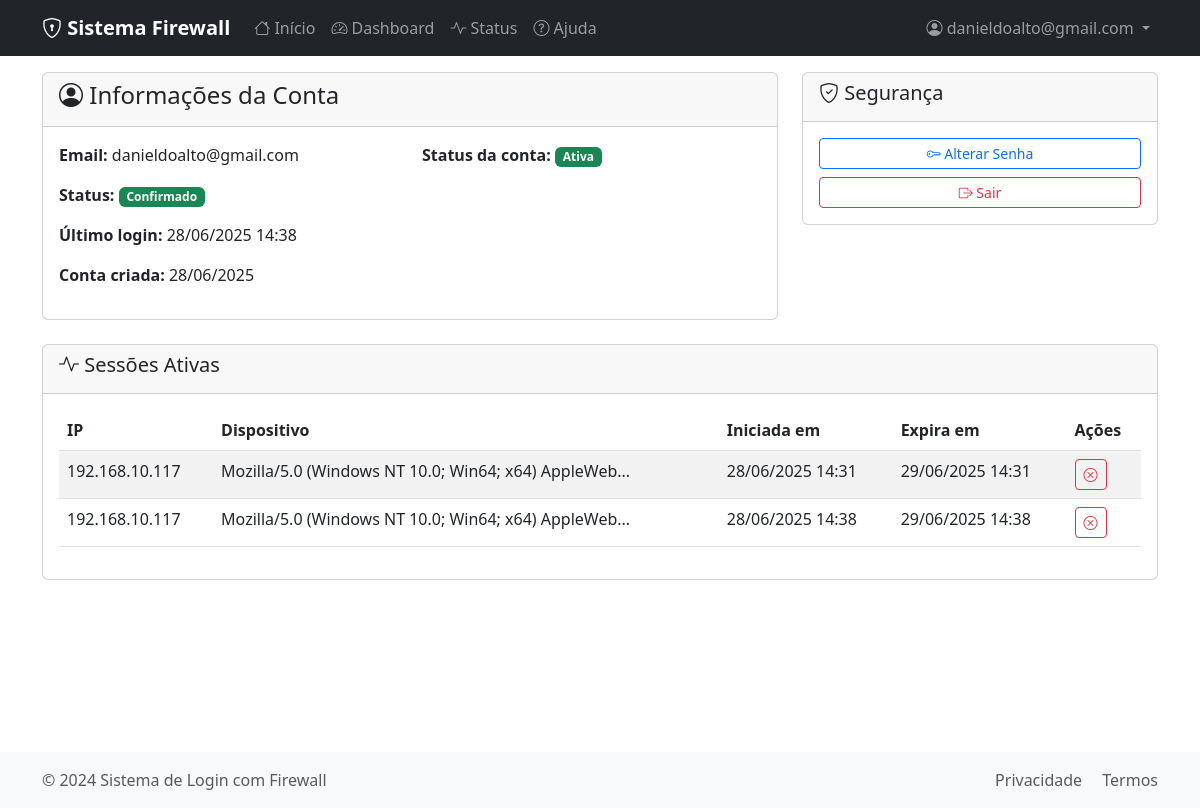
Screenshot of /auth/account (signed in) with the database file from the repository.
### app/models.py (models this page shows, shortened)
class User(db.Model):
    __tablename__ = 'users'
    id = db.Column(db.Integer, primary_key=True)
    email = db.Column(db.String(120), unique=True, nullable=False, index=True)
    password_hash = db.Column(db.String(255), nullable=False)
    full_name = db.Column(db.String(100), nullable=True)
    role = db.Column(db.String(20), default='user', nullable=False)  # 'admin' ou 'user'
    confirmed = db.Column(db.Boolean, default=False, nullable=False)
    confirmation_token = db.Column(db.String(255), unique=True)
    confirmation_sent_at = db.Column(db.DateTime)
    created_at = db.Column(db.DateTime, default=datetime.utcnow)
    last_login = db.Column(db.DateTime)
    is_active = db.Column(db.Boolean, default=True, nullable=False)
    failed_login_attempts = db.Column(db.Integer, default=0)
    locked_until = db.Column(db.DateTime)
    status = db.Column(db.String(20), default='pending', nullable=False)  # pending, approved, rejected, inactive, blocked
    sessions = db.relationship('UserSession', backref='user', lazy='dynamic', cascade='all, delete-orphan')
    def is_locked(self):
        if not self.locked_until:
            return False
        return datetime.utcnow() < self.locked_until

class UserSession(db.Model):
    __tablename__ = 'user_sessions'
    id = db.Column(db.Integer, primary_key=True)
    user_id = db.Column(db.Integer, db.ForeignKey('users.id'), nullable=False)
    ip_address = db.Column(db.String(45), nullable=False, index=True)  # IPv4 e IPv6
    user_agent = db.Column(db.Text)
    session_token = db.Column(db.String(255), unique=True, nullable=False)
    created_at = db.Column(db.DateTime, default=datetime.utcnow)
    expires_at = db.Column(db.DateTime, nullable=False)
    is_active = db.Column(db.Boolean, default=True, nullable=False)
    ended_at = db.Column(db.DateTime)

### app/routes/auth.py (the view)
@bp.route('/account')
def account():
    if 'user_id' not in session:
        flash('Você precisa fazer login para acessar esta página.', 'warning')
        return redirect(url_for('auth.login'))
    user = User.query.get(session['user_id'])
    if not user:
        session.clear()
        flash('Sessão inválida. Faça login novamente.', 'error')
        return redirect(url_for('auth.login'))
    user_sessions = UserSession.query.filter_by(
        user_id=user.id
    ).order_by(UserSession.created_at.desc()).limit(20).all()
    return render_template('auth/account.html', user=user, user_sessions=user_sessions)

### app/models.py (called while the page is built)
    @classmethod
    def log(cls, level, message, module, user_id=None, ip_address=None):
        log_entry = cls(
            level=level,
            message=message,
            module=module,
            user_id=user_id,
            ip_address=ip_address
        )
        db.session.add(log_entry)
        db.session.commit()
        return log_entry

### app/routes/main.py (called while the page is built, shortened)
@bp.before_app_request
def before_request():
    if request.endpoint and not request.endpoint.startswith('static'):
        SystemLog.log(
            level='DEBUG',
            message=f'Requisição: {request.method} {request.path}',
            module='request',
            user_id=session.get('user_id'),
            ip_address=request.remote_addr
        )

### templates/auth/account.html (shortened to what this page needs)
{% extends "base.html" %}
{% block content %}
<div class="row">
    <div class="col-md-8">
        <div class="card">
            <div class="card-header">
                <h4><i class="bi bi-person-circle"></i> Informações da Conta</h4>
            </div>
            <div class="card-body">
                <div class="row">
                    <div class="col-md-6">
                        <p><strong>Email:</strong> {{ user.email }}</p>
                        <p><strong>Status:</strong>
                            {% if user.confirmed %}
                                <span class="badge bg-success">Confirmado</span>
                            {% else %}
                                <span class="badge bg-warning">Pendente</span>
                            {% endif %}
                        </p>
                        <p><strong>Último login:</strong>
                            {% if user.last_login %}
                                {{ user.last_login.strftime('%d/%m/%Y %H:%M') }}
                            {% else %}
                                Nunca
                            {% endif %}
                        </p>
                        <p><strong>Conta criada:</strong> {{ user.created_at.strftime('%d/%m/%Y') }}</p>
                    </div>
                    <div class="col-md-6">
                        <p><strong>Status da conta:</strong>
                            {% if user.is_active %}
                                <span class="badge bg-success">Ativa</span>
                            {% else %}
                                <span class="badge bg-danger">Inativa</span>
                            {% endif %}
                        </p>
                    </div>
                </div>
            </div>
        </div>
    </div>
    <div class="col-md-4">
        <div class="card">
            <div class="card-header">
                <h5><i class="bi bi-shield-check"></i> Segurança</h5>
            </div>
            <div class="card-body">
                <a href="#" class="btn btn-outline-primary btn-sm w-100 mb-2">
                    <i class="bi bi-key"></i> Alterar Senha
                </a>
                <a href="{{ url_for('auth.logout') }}" class="btn btn-outline-danger btn-sm w-100">
                    <i class="bi bi-box-arrow-right"></i> Sair
                </a>
            </div>
        </div>
    </div>
</div>
<div class="row mt-4">
    <div class="col-12">
        <div class="card">
            <div class="card-header">
                <h5><i class="bi bi-activity"></i> Sessões Ativas</h5>
            </div>
            <div class="card-body">
                {% if user.sessions.filter_by(is_active=True).count() > 0 %}
                    <div class="table-responsive">
                        <table class="table table-striped">
                            <thead>
                                <tr>
                                    <th>IP</th>
                                    <th>Dispositivo</th>
                                    <th>Iniciada em</th>
                                    <th>Expira em</th>
                                    <th>Ações</th>
                                </tr>
                            </thead>
                            <tbody>
                                {% for session in user.sessions.filter_by(is_active=True).all() %}
                                <tr>
                                    <td>{{ session.ip_address }}</td>
                                    <td>{{ session.user_agent[:50] }}...</td>
                                    <td>{{ session.created_at.strftime('%d/%m/%Y %H:%M') }}</td>
                                    <td>{{ session.expires_at.strftime('%d/%m/%Y %H:%M') }}</td>
                                    <td>
                                        <a href="{{ url_for('auth.end_session', session_id=session.id) }}"
                                           class="btn btn-sm btn-outline-danger"
                                           onclick="return confirm('Encerrar esta sessão?')">
                                            <i class="bi bi-x-circle"></i>
                                        </a>
                                    </td>
                                </tr>
                                {% endfor %}
                            </tbody>
                        </table>
                    </div>
                {% else %}
                    <p class="text-muted text-center">Nenhuma sessão ativa.</p>
                {% endif %}
            </div>
        </div>
    </div>
</div>
{% endblock %}

### templates/base.html (shortened to what this page needs)
<!DOCTYPE html>
<html lang="pt-BR">
<head>
    <link href="https://cdn.jsdelivr.net/npm/bootstrap@5.3.0/dist/css/bootstrap.min.css" rel="stylesheet">
    <link href="https://cdn.jsdelivr.net/npm/bootstrap-icons@1.10.0/font/bootstrap-icons.css" rel="stylesheet">
</head>
<body class="d-flex flex-column min-vh-100">
    <nav class="navbar navbar-expand-lg navbar-dark bg-dark">
        <div class="container">
            <a class="navbar-brand" href="{{ url_for('main.index') }}">
                <i class="bi bi-shield-lock"></i> Sistema Firewall
            </a>
            <div class="collapse navbar-collapse" id="navbarNav">
                <ul class="navbar-nav me-auto">
                    <li class="nav-item">
                        <a class="nav-link" href="{{ url_for('main.index') }}">
                            <i class="bi bi-house"></i> Início
                        </a>
                    </li>
                    {% if session.user_id %}
                    <li class="nav-item">
                        <a class="nav-link" href="{{ url_for('main.dashboard') }}">
                            <i class="bi bi-speedometer2"></i> Dashboard
                        </a>
                    </li>
                    {% endif %}
                    <li class="nav-item">
                        <a class="nav-link" href="{{ url_for('main.status') }}">
                            <i class="bi bi-activity"></i> Status
                        </a>
                    </li>
                    <li class="nav-item">
                        <a class="nav-link" href="{{ url_for('main.help') }}">
                            <i class="bi bi-question-circle"></i> Ajuda
                        </a>
                    </li>
                </ul>
                <ul class="navbar-nav">
                    {% if session.user_id %}
                    <li class="nav-item dropdown">
                        <a class="nav-link dropdown-toggle" href="#" role="button" data-bs-toggle="dropdown">
                            <i class="bi bi-person-circle"></i> {{ session.user_email }}
                        </a>
                    </li>
                    {% endif %}
                </ul>
            </div>
        </div>
    </nav>
    <main class="container main-container">
        {% block content %}{% endblock %}
    </main>
    <footer class="footer mt-auto py-3">
        <div class="container">
            <div class="row">
                <div class="col-md-6">
                    <span class="text-muted">&copy; 2024 Sistema de Login com Firewall</span>
                </div>
                <div class="col-md-6 text-end">
                    <a href="{{ url_for('main.privacy') }}" class="text-muted text-decoration-none me-3">Privacidade</a>
                    <a href="{{ url_for('main.terms') }}" class="text-muted text-decoration-none">Termos</a>
                </div>
            </div>
        </div>
    </footer>
</body>
</html>

### templates/base.html (style rules this page uses)
.navbar-brand { font-weight: bold; }
.footer { background-color: #f8f9fa; margin-top: auto; }
.main-container { min-height: calc(100vh - 120px); }

### rows the page displays
User: user_email "danieldoalto@gmail.com", email "danieldoalto@gmail.com", last_login "28/06/2025 14:38", created_at "28/06/2025"
UserSession: ip_address "192.168.10.117", user_agent "Mozilla/5.0 (Windows NT 10.0; Win64; x64) AppleWeb", created_at "28/06/2025 14:31", expires_at "29/06/2025 14:31"
UserSession: ip_address "192.168.10.117", user_agent "Mozilla/5.0 (Windows NT 10.0; Win64; x64) AppleWeb", created_at "28/06/2025 14:38", expires_at "29/06/2025 14:38"
